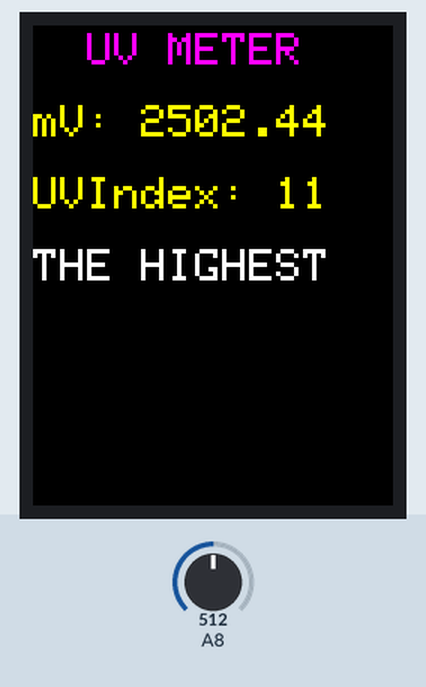
The sketch below on a simulated Arduino Mega 2560, built with avr-gcc and run on an emulated ATmega2560. Parts: 240×320 colour display. The test bench sets the inputs (shaded band); at power-on: A8 = 512. What the sketch prints to the serial monitor is not drawn.

Above: at 1.4 s.
1.5 s: A8 set to 254
At 2.8 s:
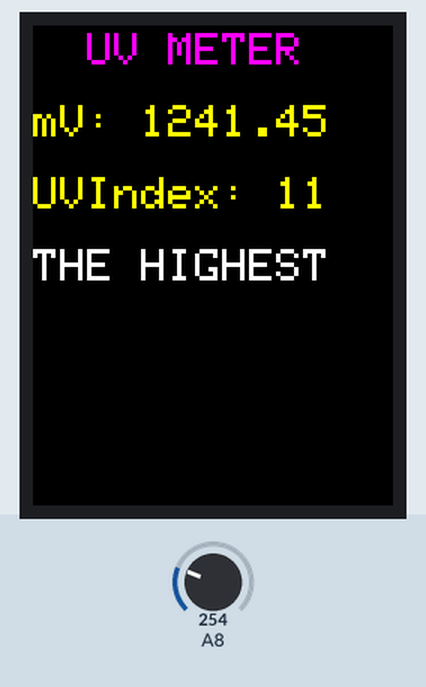
3.8 s: A8 set to 231
At 5.3 s:
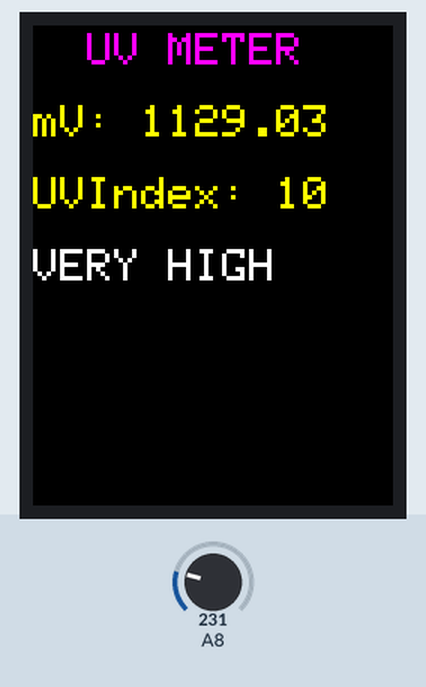
5.8 s: A8 set to 192
At 7.6 s:
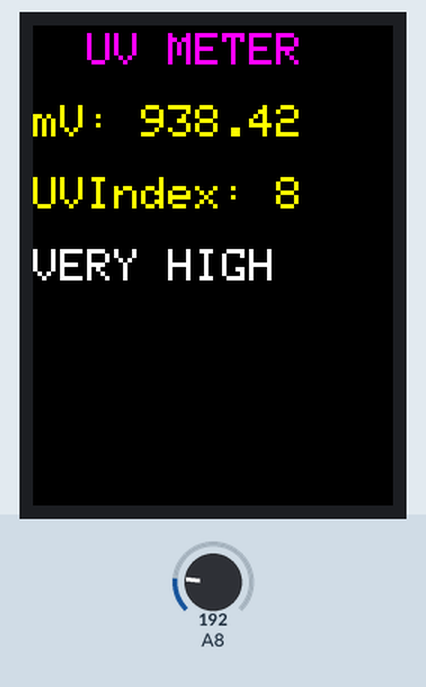
7.9 s: A8 set to 167
At 8.8 s:
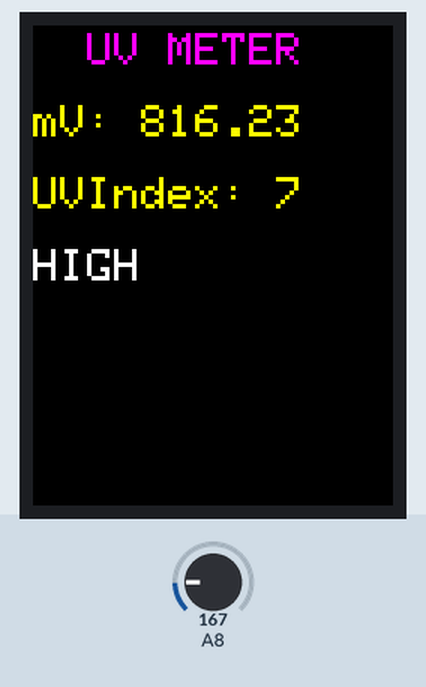
9.9 s: A8 set to 136
At 11.1 s:
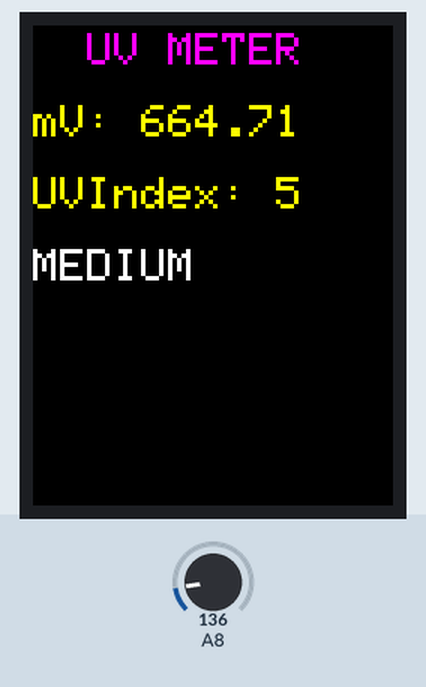
12.0 s: A8 set to 40
At 13.3 s:
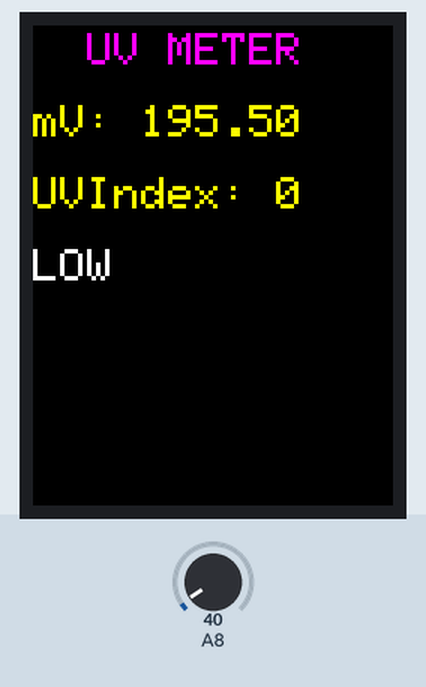
Timing chart, 0 to 15.0 s (numbered marks = the images above; inputs shaded):
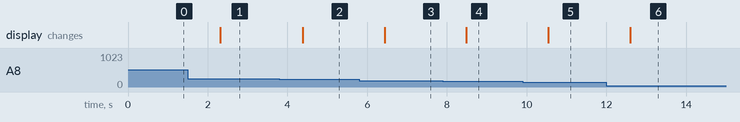

The sketch:

uv-meter.ino
```cpp
//AUTHOR: GUILLERMO PEREZ GUILLEN

#include <MCUFRIEND_kbv.h>
MCUFRIEND_kbv tft;
#include <TouchScreen.h>

int16_t BOXSIZE;
uint16_t ID, currentcolor;
uint8_t Orientation = 0;    //PORTRAIT
String UVIndex = "0";
String Index = " ";

// Assign human-readable names to some common 16-bit color values:
#define BLACK   0x0000
#define BLUE    0x001F
#define RED     0xF800
#define GREEN   0x07E0
#define CYAN    0x07FF
#define MAGENTA 0xF81F
#define YELLOW  0xFFE0
#define WHITE   0xFFFF

void setup()
{
    while (!Serial);
  Serial.begin(57600);

    uint16_t tmp;
    tft.reset();
    ID = tft.readID();
    tft.begin(ID);
    tft.setRotation(Orientation);
    tft.fillScreen(BLACK);
}

void loop()
{
  float sensorVoltage;
  float sensorValue;

  sensorValue = analogRead(A8);
  sensorVoltage = (sensorValue * (5.0 / 1023.0))*1000;  //Voltage in miliVolts

////////////////////////// UV Index

  if(sensorVoltage<50.0)
  {
    UVIndex = "0";
    Index = "LOW";
  }
  else if (sensorVoltage>=50.0 && sensorVoltage<227.0)
  {
    UVIndex = "0";
    Index = "LOW";
  }
  else if (sensorVoltage>=227 && sensorVoltage<318)
  {
    UVIndex = "1";
    Index = "LOW";
  }
  else if (sensorVoltage>=318 && sensorVoltage<408)
  {
    UVIndex = "2";
    Index = "LOW";
  }else if (sensorVoltage>=408 && sensorVoltage<503)
  {
    UVIndex = "3";
    Index = "MEDIUM";
  }
  else if (sensorVoltage>=503 && sensorVoltage<606)
  {
    UVIndex = "4";
    Index = "MEDIUM";
  }else if (sensorVoltage>=606 && sensorVoltage<696)
  {
    UVIndex = "5";
    Index = "MEDIUM";
  }else if (sensorVoltage>=696 && sensorVoltage<795)
  {
    UVIndex = "6";
    Index = "HIGH";
  }else if (sensorVoltage>=795 && sensorVoltage<881)
  {
    UVIndex = "7";
    Index = "HIGH";
  }
  else if (sensorVoltage>=881 && sensorVoltage<976)
  {
    UVIndex = "8";
    Index = "VERY HIGH";
  }
  else if (sensorVoltage>=976 && sensorVoltage<1079)
  {
    UVIndex = "9";
    Index = "VERY HIGH";
  }
  else if (sensorVoltage>=1079 && sensorVoltage<1170)
  {
    UVIndex = "10";
    Index = "VERY HIGH";
  }
  else if (sensorVoltage>=1170)
  {
    UVIndex = "11";
    Index = "THE HIGHEST";    // EXTREMELY HIGHEST
  }

/////////////////////////////////////

  Serial.print("sensor reading = ");
  Serial.print(sensorValue);
  Serial.println("");
  Serial.print("sensor voltage = ");
  Serial.print(sensorVoltage);
  Serial.println(" V");
  Serial.print("UV Index = ");
  Serial.print(UVIndex);

   tft.setCursor(0, 5);
   tft.setTextSize(3);
   tft.setTextColor(MAGENTA, BLACK);
   tft.println("  UV METER");
   tft.println(" ");
   tft.setTextColor(YELLOW, BLACK);
   tft.println("mV: " + String(sensorVoltage) + "  ");
   tft.println(" ");
   tft.println("UVIndex: " + String(UVIndex) + " ");
   tft.setTextColor(WHITE, BLACK);
   tft.println(" ");
   tft.println(String(Index) + "     ");
   delay(1000);
}
```

Measured:
- the behaviour switches between 240 and 239 on A8 (found by bisection; images 1 and 2)
- the behaviour switches between 181 and 180 on A8 (found by bisection; images 3 and 4)
- the behaviour switches between 143 and 142 on A8 (found by bisection; images 4 and 5)
- after the input at 1.5 s, the display: changes after 0.82 s (image 1)
- after the input at 3.8 s, the display: changes after 0.58 s (image 2)
- after the input at 5.8 s, the display: changes after 0.64 s (image 3)
- after the input at 7.9 s, the display: changes after 0.59 s (image 4)
- after the input at 9.9 s, the display: changes after 0.64 s (image 5)
- after the input at 12.0 s, the display: changes after 0.59 s (image 6)
